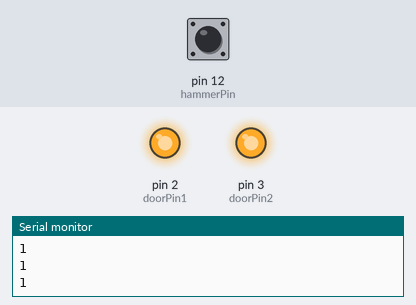
This sketch was run on a simulated Arduino Uno, built with avr-gcc and run on an emulated ATmega328P. Parts: output pins drawn as LEDs (lit = HIGH), the last lines printed to the serial monitor. Inputs (shaded band) come from the test bench; at power-on: pin 12 (hammerPin) HIGH.

Above: at 1.4 s.
1.5 s: pin 12 (hammerPin) pulled LOW for 0.35 s
At 2.7 s:
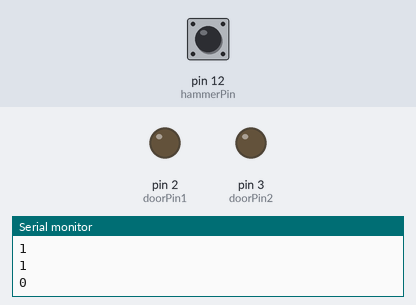
Timing chart, 0 to 4.5 s (numbered marks = the images above; inputs shaded):
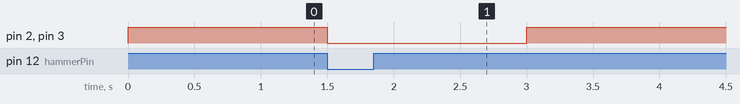

The sketch:

_4_Lap_Bua.ino
```cpp
int doorPin1 = 2;
int doorPin2 = 3;
//int doorPin3 = 4;
//int doorPin4 = 5;

int hammerPin = 12;

bool flag = false;

void setup()
{
  Serial.begin(9600);

  pinMode(doorPin1, OUTPUT);
  digitalWrite(doorPin1, HIGH);
  pinMode(doorPin2, OUTPUT);
  digitalWrite(doorPin2, HIGH);
  //  pinMode(doorPin3, OUTPUT);
  //  digitalWrite(doorPin3, HIGH);
  //  pinMode(doorPin4, OUTPUT);
  //  digitalWrite(doorPin4, HIGH);
  pinMode(hammerPin, INPUT_PULLUP);
}

void loop()
{
  if (!flag) {
    int hammerValue = digitalRead(hammerPin);
    Serial.println(hammerValue);
    if (!hammerValue) {
      digitalWrite(doorPin1, LOW);
      digitalWrite(doorPin2, LOW);
      delay(1500);
      digitalWrite(doorPin1, HIGH);
      digitalWrite(doorPin2, HIGH);
      flag = true;
    }
    delay(300);
  }
}
```

Measured:
- after the input at 1.5 s, pin 2 (doorPin1), pin 3 (doorPin2): HIGH → LOW at once, → HIGH 1.5 s later
